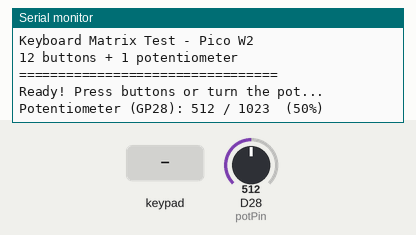
This sketch was run on a simulated Arduino Due. On the bench: the last lines printed to the serial monitor. Wiring (inferred from the names in the program): 3×4 keypad with keys 4 3 2 1 8 7 6 5 C B A 9: rows D2, D3, D4; columns D8, D7, D6, D5. Inputs (shaded band) come from the test bench; at power-on: D28 (potPin) = 512 (analog values on the 0–1023 scale).

Above: at 3.2 s.
3.3 s: key '4' pressed
At 4.6 s:
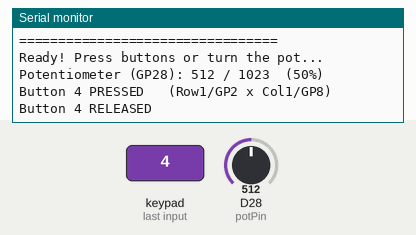
4.9 s: D28 (potPin) set to 716
At 5.8 s:
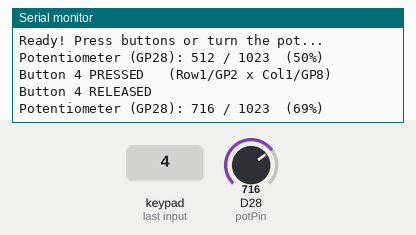
6.4 s: keypad keys 2 3 4 pressed 0.4 s apart
At 6.55 s:
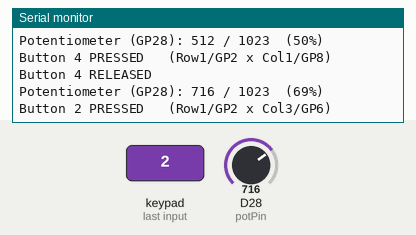
9.1 s: key '1' pressed
At 10.3 s:
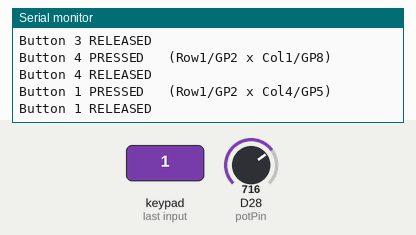
10.6 s: keypad keys 2 3 4 A pressed 0.4 s apart
At 12.6 s:
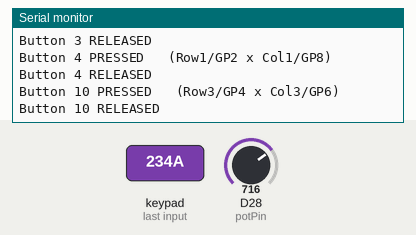
13.7 s: D28 (potPin) set to 900
At 14.9 s:
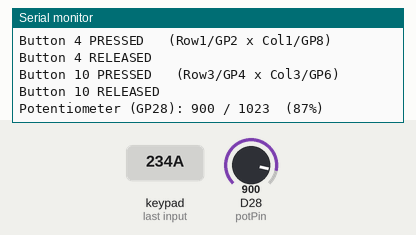
Timing chart, 0 to 16.2 s (numbered marks = the images above; inputs shaded):
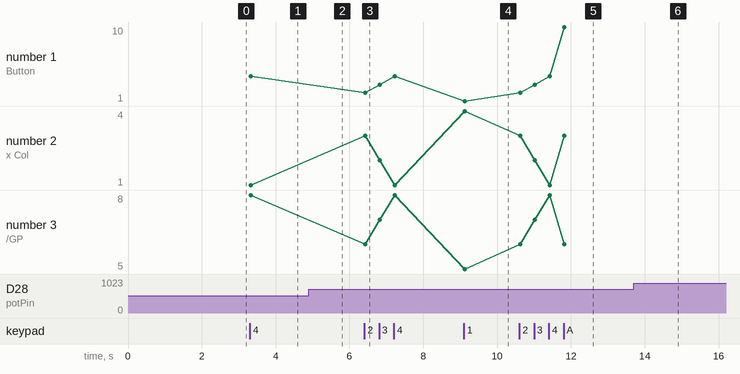

Measured:
- after the input at 3.3 s, the serial monitor: prints a new line at once (image 1)
- after the input at 4.9 s, the serial monitor: prints a new line at once (image 2)
- after the input at 6.4 s, the serial monitor: prints a new line at once (image 3)
- after the input at 9.1 s, the serial monitor: prints a new line at once (image 4)
- after the input at 10.6 s, the serial monitor: prints a new line at once (image 5)
- after the input at 13.7 s, the serial monitor: prints a new line at once (image 6)
- plotted number 1: 1 → 10 after the input at 10.6 s
- plotted number 2: 4 → 3 after the input at 10.6 s

The sketch:

matrix_controller.ino
```cpp
// Keyboard Matrix Test - Pico W2 (Arduino IDE)
// 3 rows x 4 columns = 12 buttons
// Diodes: cathode (black band) facing rows (up toward row wires)
// Scanning: drive row LOW, read columns (INPUT_PULLUP), pressed = LOW

// Row pins (directly active-low drive)
const int rowPins[] = {2, 3, 4};    // GP2=Row1, GP3=Row2, GP4=Row3
const int numRows = 3;

// Column pins (active-low read with internal pull-up)
// Col1=GP8, Col2=GP7, Col3=GP6, Col4=GP5
const int colPins[] = {8, 7, 6, 5};
const int numCols = 4;

// Button mapping (viewed from FRONT / user side)
// Since you're wiring from the back, columns are mirrored left-to-right
// From the front: top-left = button 1, top-right = button 4
// Back view col order (left to right): Col1(GP8), Col2(GP7), Col3(GP6), Col4(GP5)
// Front view col order (left to right): Col4(GP5), Col3(GP6), Col2(GP7), Col1(GP8)
//
// So button map [row][col] where col index 0=Col1(GP8) which is RIGHT side from front:
// Row0/Col0(GP8)=btn4, Row0/Col1(GP7)=btn3, Row0/Col2(GP6)=btn2, Row0/Col3(GP5)=btn1
// Row1/Col0(GP8)=btn8, Row1/Col1(GP7)=btn7, Row1/Col2(GP6)=btn6, Row1/Col3(GP5)=btn5
// Row2/Col0(GP8)=btn12,Row2/Col1(GP7)=btn11,Row2/Col2(GP6)=btn10,Row2/Col3(GP5)=btn9

const int buttonMap[3][4] = {
  {4,  3,  2,  1},    // Row1 (GP2)
  {8,  7,  6,  5},    // Row2 (GP3)
  {12, 11, 10, 9}     // Row3 (GP4)
};

// Potentiometer
const int potPin = 28;  // GP28 = ADC2

// Debounce tracking
bool lastState[3][4];
bool currentState[3][4];
unsigned long lastDebounce[3][4];
const unsigned long debounceDelay = 20;

// Pot tracking
int lastPotValue = -1;

void setup() {
  Serial.begin(115200);
  delay(2000);  // Wait for serial monitor to connect

  Serial.println("=================================");
  Serial.println("Keyboard Matrix Test - Pico W2");
  Serial.println("12 buttons + 1 potentiometer");
  Serial.println("=================================");

  // Set row pins as outputs, default HIGH (inactive)
  for (int r = 0; r < numRows; r++) {
    pinMode(rowPins[r], OUTPUT);
    digitalWrite(rowPins[r], HIGH);
  }

  // Set column pins as inputs with pull-up
  for (int c = 0; c < numCols; c++) {
    pinMode(colPins[c], INPUT_PULLUP);
  }

  // Initialize states
  for (int r = 0; r < numRows; r++) {
    for (int c = 0; c < numCols; c++) {
      lastState[r][c] = false;
      currentState[r][c] = false;
      lastDebounce[r][c] = 0;
    }
  }

  // Potentiometer pin
  analogReadResolution(10);  // 0-1023

  Serial.println("Ready! Press buttons or turn the pot...");
  Serial.println();
}

void loop() {
  scanMatrix();
  readPot();
  delay(1);  // Small delay for stability
}

void scanMatrix() {
  for (int r = 0; r < numRows; r++) {
    // Drive current row LOW
    digitalWrite(rowPins[r], LOW);
    delayMicroseconds(10);  // Let signals settle

    for (int c = 0; c < numCols; c++) {
      bool pressed = (digitalRead(colPins[c]) == LOW);

      // Debounce
      if (pressed != lastState[r][c]) {
        lastDebounce[r][c] = millis();
      }

      if ((millis() - lastDebounce[r][c]) > debounceDelay) {
        if (pressed != currentState[r][c]) {
          currentState[r][c] = pressed;

          int btnNum = buttonMap[r][c];

          if (pressed) {
            Serial.print("Button ");
            Serial.print(btnNum);
            Serial.print(" PRESSED   (Row");
            Serial.print(r + 1);
            Serial.print("/GP");
            Serial.print(rowPins[r]);
            Serial.print(" x Col");
            Serial.print(c + 1);
            Serial.print("/GP");
            Serial.print(colPins[c]);
            Serial.println(")");
          } else {
            Serial.print("Button ");
            Serial.print(btnNum);
            Serial.println(" RELEASED");
          }
        }
      }

      lastState[r][c] = pressed;
    }

    // Set row back to HIGH (inactive)
    digitalWrite(rowPins[r], HIGH);
  }
}

void readPot() {
  int potValue = analogRead(potPin);

  // Only print if value changed by more than 5 (reduce noise)
  if (abs(potValue - lastPotValue) > 5) {
    lastPotValue = potValue;
    Serial.print("Potentiometer (GP28): ");
    Serial.print(potValue);
    Serial.print(" / 1023  (");
    Serial.print(map(potValue, 0, 1023, 0, 100));
    Serial.println("%)");
  }
}
```
